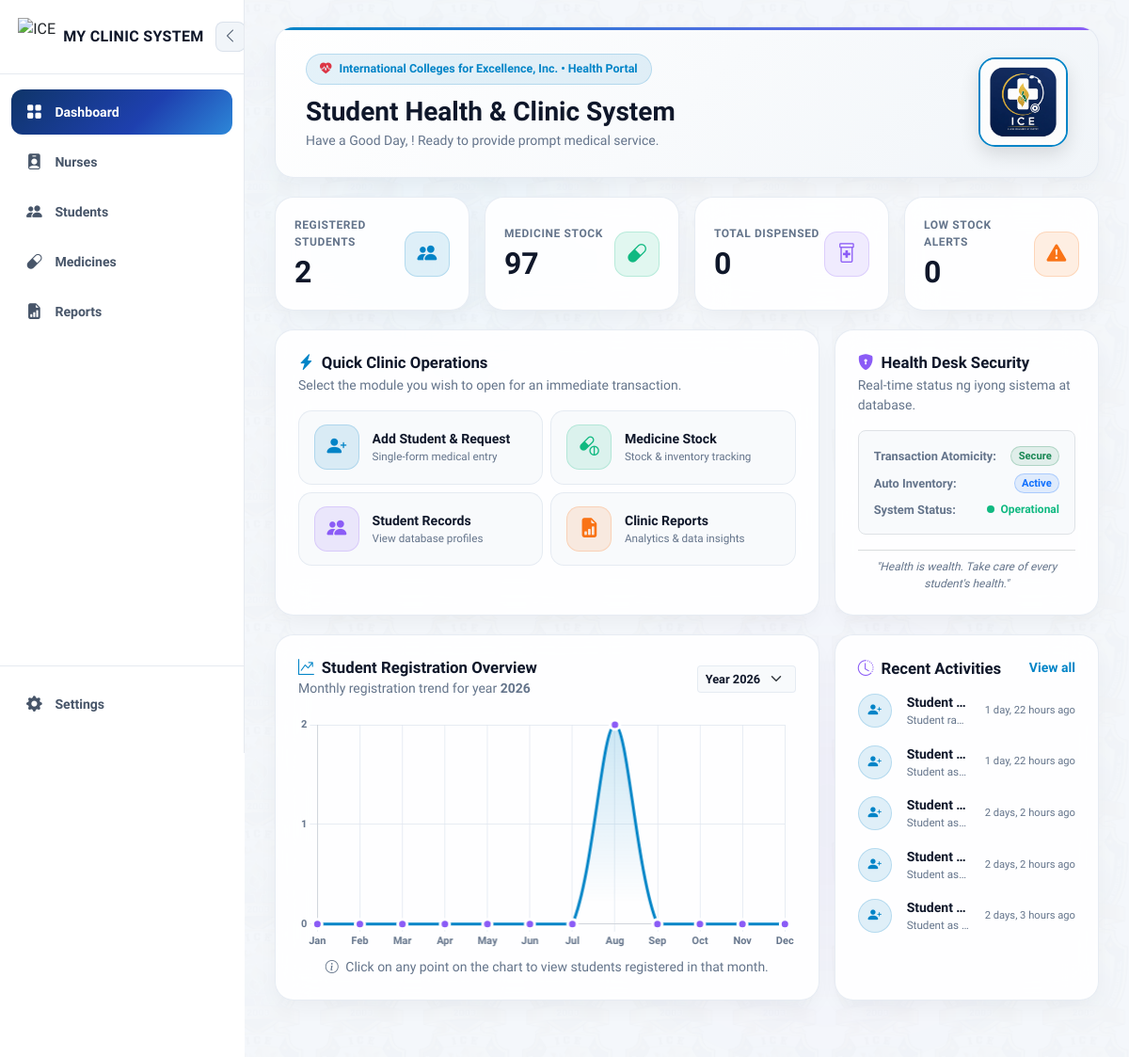
Page /dashboard/ on the earlier database version.
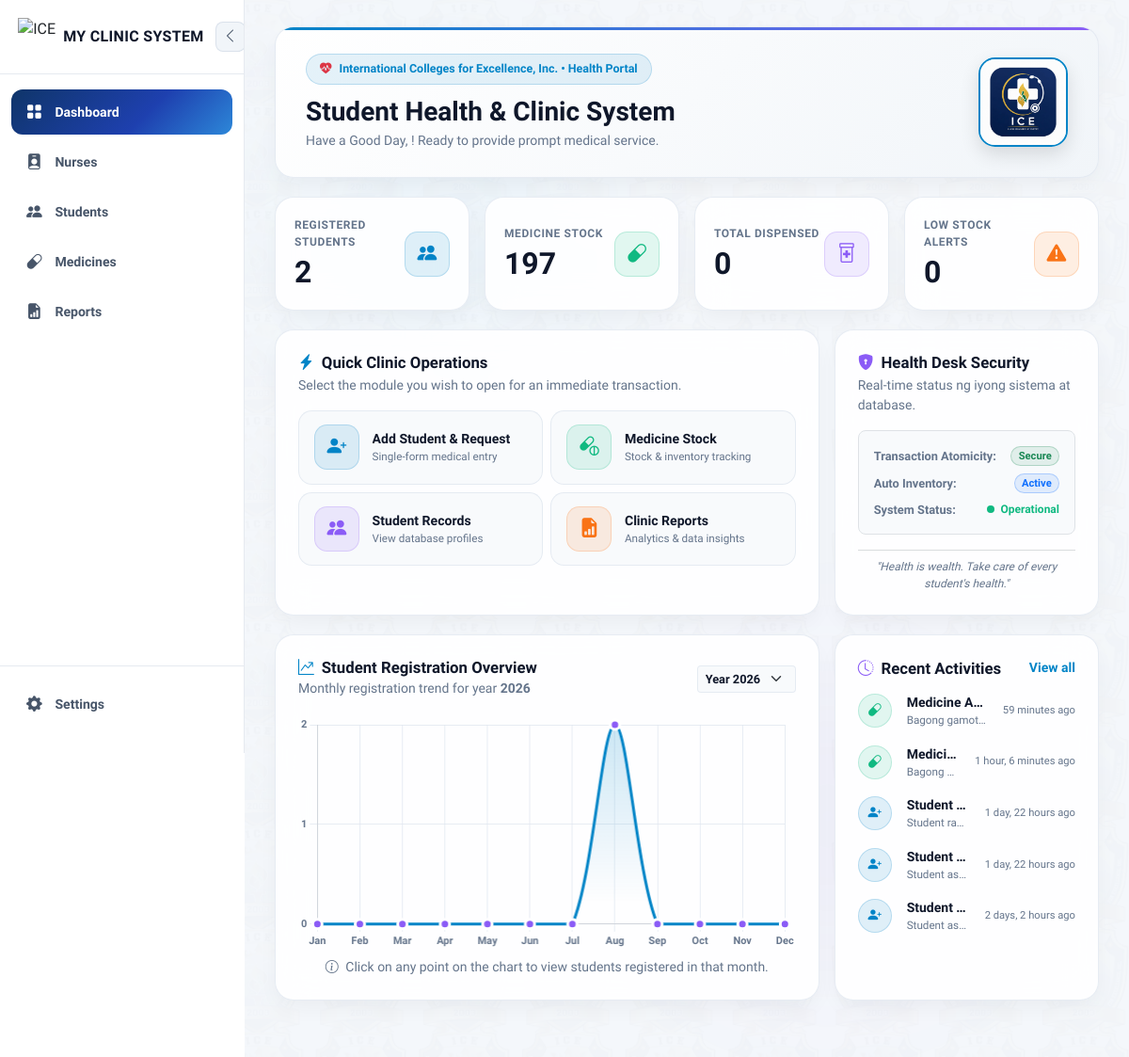
Same page on the later database version.
### clinic/models.py (models this page shows, shortened)
class ActivityLog(models.Model):
    ICON_CHOICES = [
        ('student', 'Student'),
        ('medicine', 'Medicine'),
        ('nurse', 'Nurse'),
        ('details', 'Description'),
        ('dispense', 'Dispense'),
        ('other', 'Other'),
    ]
    user = models.ForeignKey(User, on_delete=models.SET_NULL, null=True, blank=True)
    category = models.CharField(max_length=20, choices=ICON_CHOICES, default='other')
    action = models.CharField(max_length=200, help_text="hal. 'New student registered'")
    details = models.CharField(max_length=255, blank=True, help_text="hal. 'Juan Dela Cruz added'")
    description = models.TextField(blank=True, null=True, help_text="Kumpletong detalye ng aktibidad")
    timestamp = models.DateTimeField(auto_now_add=True)
    class Meta:
        ordering = ['-timestamp']

### clinic/views/dashboard.py (the view)
# urls.py: path('dashboard/', views.dashboard, name='dashboard'),
def dashboard(request):
    selected_year = int(request.GET.get('year', datetime.now().year))
    total_students = Student.objects.count()
    total_medicines = Medicine.objects.aggregate(total=Sum('quantity_in_stock'))['total'] or 0
    total_dispensed = MedicineRecord.objects.aggregate(total=Sum('quantity'))['total'] or 0
    low_stock_count = Medicine.objects.filter(quantity_in_stock__lte=10).count()
    chart_counts = []
    students_by_month = {}
    for month in range(1, 13):
        month_students = Student.objects.filter(date_registered__year=selected_year, date_registered__month=month)
        count = month_students.count()
        chart_counts.append(count)
        students_by_month[month] = [
            {
                "full_name": f"{s.first_name} {s.last_name}",
                "created_at": s.date_registered.strftime("%b %d, %Y") if s.date_registered else ""
            } for s in month_students
        ]
    available_years = list(range(2024, 2031))
    recent_activities = ActivityLog.objects.all().order_by('-timestamp')[:5]
    context = {
        'total_students': total_students,
        'total_medicines': total_medicines,
        'total_dispensed': total_dispensed,
        'low_stock_count': low_stock_count,
        'selected_year': selected_year,
        'available_years': available_years,
        'chart_counts_json': chart_counts,
        'students_by_month_json': students_by_month,
        'recent_activities': recent_activities,
    }
    return render(request, 'clinic/dashboard.html', context)

### clinic/context_processors.py (called while the page is built, shortened)
def low_stock_alerts(request):
    if not request.user.is_authenticated:
        return {}

### clinic/templates/clinic/dashboard.html (shortened to what the changed rows need)
{% extends "clinic/base.html" %}
{% load static %}
{% block content %}
<link rel="stylesheet" href="https://cdn.jsdelivr.net/npm/bootstrap-icons@1.11.1/font/bootstrap-icons.css">
<div class="dashboard-container">
    <div class="dashboard-wrapper">
        <div class="glass-card clinic-hero-banner d-flex flex-column flex-md-row justify-content-between align-items-center gap-3">
            <div class="text-center text-md-start">
                <h1 class="hero-title mb-1">Student Health &amp; Clinic System</h1>
            </div>
        </div>
        <div class="row g-3">
            <div class="col-12 col-sm-6 col-lg-3">
                <div class="glass-card metric-card d-flex align-items-center justify-content-between">
                    <div>
                        <span class="metric-label d-block mb-1">Medicine Stock</span>
                        <h3 class="metric-value mb-0">{{ total_medicines|default:"0" }}</h3>
                    </div>
                </div>
            </div>
        </div>
<div class="row g-3">
    <div class="col-12 col-lg-4">
        <div class="glass-card content-panel">
            <div class="d-flex flex-column gap-3">
                {% for activity in recent_activities %}
                <div class="d-flex align-items-center gap-3">
                    <div class="activity-icon
                        {% if activity.action_type == 'medicine' or 'medicine' in activity.action|lower %}orb-green
                        {% elif activity.action_type == 'student' or 'student' in activity.action|lower %}orb-blue
                        {% elif activity.action_type == 'dispense' or 'dispense' in activity.action|lower %}orb-orange
                        {% elif activity.action_type == 'nurse' or 'nurse' in activity.action|lower %}orb-purple
                        {% else %}orb-blue{% endif %}">
                        <i class="bi
                            {% if activity.action_type == 'medicine' or 'medicine' in activity.action|lower %}bi-capsule
                            {% elif activity.action_type == 'student' or 'student' in activity.action|lower %}bi-person-plus-fill
                            {% elif activity.action_type == 'dispense' or 'dispense' in activity.action|lower %}bi-prescription2
                            {% elif activity.action_type == 'nurse' or 'nurse' in activity.action|lower %}bi-person-badge-fill
                            {% else %}bi-info-circle{% endif %}"></i>
                    </div>
                    <div class="flex-grow-1 overflow-hidden">
                        <span class="d-block fw-bold small text-truncate text-adaptive-main">
                            {{ activity.title|default:activity.action|default:activity }}
                        </span>
                        <span class="d-block text-adaptive-muted text-truncate" style="font-size: 0.73rem;">
                            {{ activity.description|default:activity.details|default:"—" }}
                        </span>
                    </div>
                    <span class="text-adaptive-muted flex-shrink-0" style="font-size: 0.7rem;">
                        {% if activity.timestamp %}
                            {{ activity.timestamp|timesince }} ago
                        {% elif activity.created_at %}
                            {{ activity.created_at|timesince }} ago
                        {% else %}
                            Kamakailan
                        {% endif %}
                    </span>
                </div>
                {% empty %}
                <p class="text-center small text-adaptive-muted py-3">Wala pang naitalang activity.</p>
                {% endfor %}
            </div>
        </div>
    </div>
</div>
{% endblock %}

Differences in the rows shown:
no longer on this page (row unchanged): ActivityLog: title "Student…", description "Student as…", timestamp "2 days, 2 hours"
no longer on this page (row unchanged): ActivityLog: title "Student…", description "Student as…", timestamp "2 days, 3 hours"
added ActivityLog: title "Medicine A…", description "Bagong gamot…", timestamp "59 minutes"
added ActivityLog: title "Medici…", description "Bagong…", timestamp "1 hour, 6 minutes"
Other differences:
{{ total_medicines|default:"0" }}: "97" → "197"
